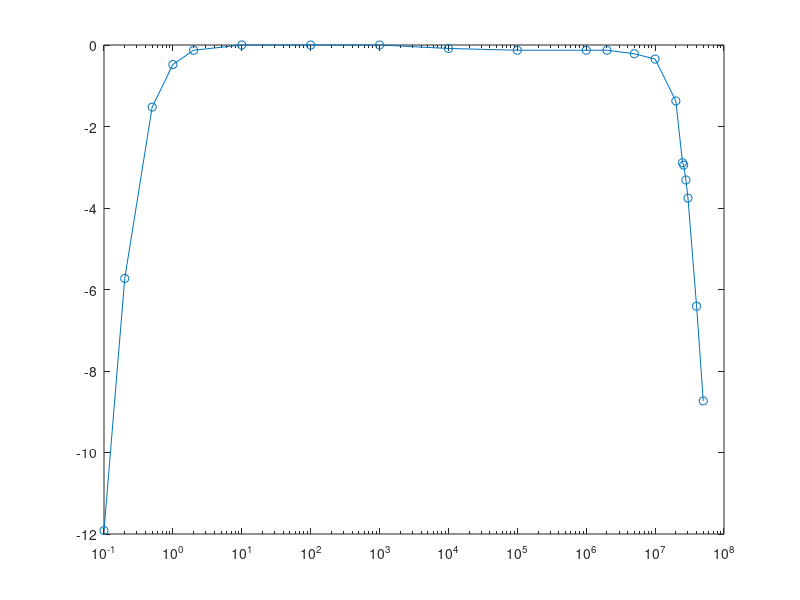

This figure's MATLAB source: (Note: this script raises an error after producing the figure.)
c_m=csvread('labo_tp1_ej4_sheet2.csv');
magMedida=20*log10(c_m(:,3)./c_m(:,2));
semilogx(c_m(:,1).*1000,magMedida,'-o');
formataxes('', 'Frecuencia (Hz)', 'Mangnitud (dB)')% legends
